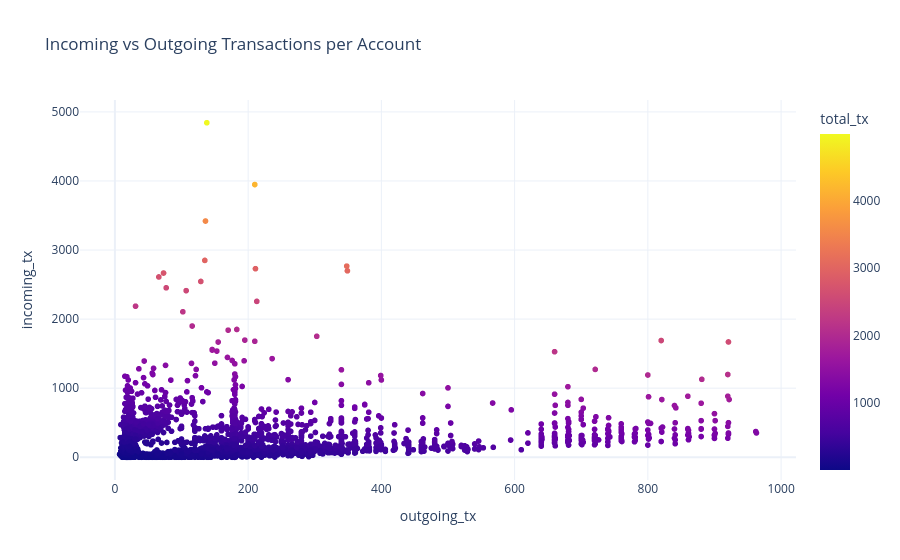

The notebook cell saved with this chart:
### Code cell
account_activity["total_tx"] = (
    account_activity["outgoing_tx"] + account_activity["incoming_tx"]
)

fig = px.scatter(
    account_activity,
    x="outgoing_tx",
    y="incoming_tx",
    color="total_tx",
    hover_data=["ACCOUNT_ID"],
    title="Incoming vs Outgoing Transactions per Account"
)

fig.show()

### Figure 1 — Plotly figure (JSON) as saved in the notebook; plotly's stock layout.template omitted (floating-point values rounded to 4 significant figures; data arrays with more than 128 entries replaced by an {"elided": "..."} marker saying what was removed)
{"data": [{"customdata": {"elided": "9999x1 int values"}, "hovertemplate": "outgoing_tx=%{x}<br>incoming_tx=%{y}<br>ACCOUNT_ID=%{customdata[0]}<br>total_tx=%{marker.color}<extra></extra>", "legendgroup": "", "marker": {"color": {"elided": "9999 float values"}, "coloraxis": "coloraxis", "symbol": "circle"}, "mode": "markers", "name": "", "showlegend": false, "type": "scattergl", "x": {"elided": "9999 int values"}, "xaxis": "x", "y": {"elided": "9999 float values"}, "yaxis": "y"}], "layout": {"coloraxis": {"colorbar": {"title": {"text": "total_tx"}}, "colorscale": [[0, "#0d0887"], [0.1111, "#46039f"], [0.2222, "#7201a8"], [0.3333, "#9c179e"], [0.4444, "#bd3786"], [0.5556, "#d8576b"], [0.6667, "#ed7953"], [0.7778, "#fb9f3a"], [0.8889, "#fdca26"], [1, "#f0f921"]]}, "legend": {"tracegroupgap": 0}, "title": {"text": "Incoming vs Outgoing Transactions per Account"}, "xaxis": {"anchor": "y", "domain": [0, 1], "title": {"text": "outgoing_tx"}}, "yaxis": {"anchor": "x", "domain": [0, 1], "title": {"text": "incoming_tx"}}}}
